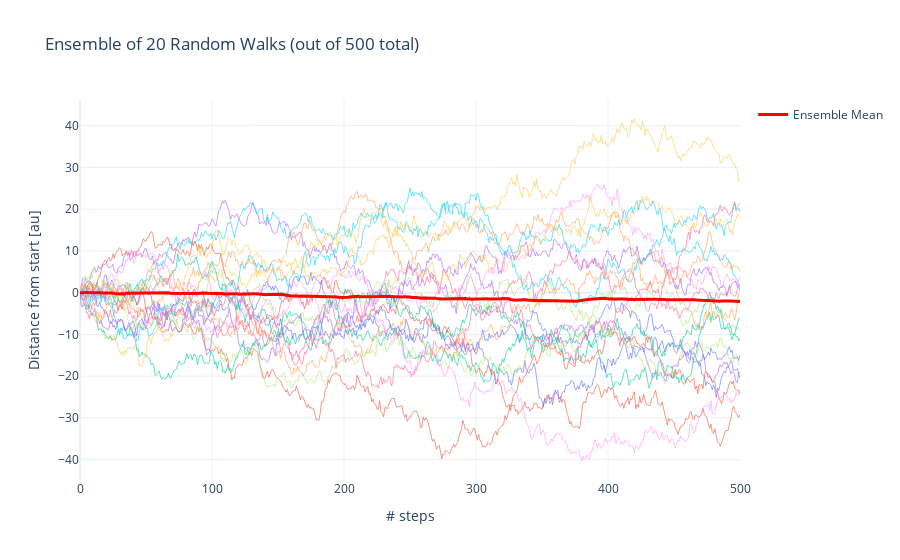

Notebook code for this chart:
### Code cell
# Example 2: Multiple random walks to show ensemble behavior
def simulate_ensemble(mu, sigma, num_steps, num_walkers):
    """
    Simulate an ensemble of random walkers.
    
    Parameters:
    -----------
    mu : float
        Mean of step distribution
    sigma : float
        Standard deviation of step distribution
    num_steps : int
        Number of steps each walker takes
    num_walkers : int
        Number of independent walkers
    
    Returns:
    --------
    trajectories : ndarray
        Array of shape (num_walkers, num_steps+1) with all trajectories
    """
    trajectories = np.zeros((num_walkers, num_steps + 1))
    
    for i in range(num_walkers):
        for j in range(num_steps):
            step = np.random.normal(mu, sigma)
            trajectories[i, j + 1] = trajectories[i, j] + step
    
    return trajectories

# Simulate ensemble
print("\n=== Example 2: Ensemble of Random Walkers ===")
num_walkers = 500
num_steps = 500
trajectories = simulate_ensemble(mu=0, sigma=1, num_steps=num_steps, num_walkers=num_walkers)

# Plot first 20 trajectories
fig = go.Figure()
t = np.arange(num_steps + 1)

for i in range(min(20, num_walkers)):
    fig.add_trace(go.Scatter(
        x=t,
        y=trajectories[i, :],
        mode='lines',
        line=dict(width=1),
        opacity=0.6,
        showlegend=False
    ))

# Add mean trajectory
mean_trajectory = np.mean(trajectories, axis=0)
fig.add_trace(go.Scatter(
    x=t,
    y=mean_trajectory,
    mode='lines',
    name='Ensemble Mean',
    line=dict(color='red', width=3)
))

fig.update_layout(
    title=f'Ensemble of {min(20, num_walkers)} Random Walks (out of {num_walkers} total)',
    xaxis_title='# steps',
    yaxis_title='Distance from start [au]',
    template='plotly_white',
    hovermode='x unified'
)

fig.show()

print(f"Mean final position: {np.mean(trajectories[:, -1]):.3f}")
print(f"Expected (theory): 0")

### Figure 1 — Plotly figure (JSON) as saved in the notebook; plotly's stock layout.template omitted (floating-point values rounded to 4 significant figures; data arrays with more than 128 entries replaced by an {"elided": "..."} marker saying what was removed)
{"data": [{"line": {"width": 1}, "mode": "lines", "opacity": 0.6, "showlegend": false, "type": "scatter", "x": {"elided": "501 int values"}, "y": {"elided": "501 float values"}}, {"line": {"width": 1}, "mode": "lines", "opacity": 0.6, "showlegend": false, "type": "scatter", "x": {"elided": "501 int values"}, "y": {"elided": "501 float values"}}, {"line": {"width": 1}, "mode": "lines", "opacity": 0.6, "showlegend": false, "type": "scatter", "x": {"elided": "501 int values"}, "y": {"elided": "501 float values"}}, {"line": {"width": 1}, "mode": "lines", "opacity": 0.6, "showlegend": false, "type": "scatter", "x": {"elided": "501 int values"}, "y": {"elided": "501 float values"}}, {"line": {"width": 1}, "mode": "lines", "opacity": 0.6, "showlegend": false, "type": "scatter", "x": {"elided": "501 int values"}, "y": {"elided": "501 float values"}}, {"line": {"width": 1}, "mode": "lines", "opacity": 0.6, "showlegend": false, "type": "scatter", "x": {"elided": "501 int values"}, "y": {"elided": "501 float values"}}, {"line": {"width": 1}, "mode": "lines", "opacity": 0.6, "showlegend": false, "type": "scatter", "x": {"elided": "501 int values"}, "y": {"elided": "501 float values"}}, {"line": {"width": 1}, "mode": "lines", "opacity": 0.6, "showlegend": false, "type": "scatter", "x": {"elided": "501 int values"}, "y": {"elided": "501 float values"}}, {"line": {"width": 1}, "mode": "lines", "opacity": 0.6, "showlegend": false, "type": "scatter", "x": {"elided": "501 int values"}, "y": {"elided": "501 float values"}}, {"line": {"width": 1}, "mode": "lines", "opacity": 0.6, "showlegend": false, "type": "scatter", "x": {"elided": "501 int values"}, "y": {"elided": "501 float values"}}, {"line": {"width": 1}, "mode": "lines", "opacity": 0.6, "showlegend": false, "type": "scatter", "x": {"elided": "501 int values"}, "y": {"elided": "501 float values"}}, {"line": {"width": 1}, "mode": "lines", "opacity": 0.6, "showlegend": false, "type": "scatter", "x": {"elided": "501 int values"}, "y": {"elided": "501 float values"}}, {"line": {"width": 1}, "mode": "lines", "opacity": 0.6, "showlegend": false, "type": "scatter", "x": {"elided": "501 int values"}, "y": {"elided": "501 float values"}}, {"line": {"width": 1}, "mode": "lines", "opacity": 0.6, "showlegend": false, "type": "scatter", "x": {"elided": "501 int values"}, "y": {"elided": "501 float values"}}, {"line": {"width": 1}, "mode": "lines", "opacity": 0.6, "showlegend": false, "type": "scatter", "x": {"elided": "501 int values"}, "y": {"elided": "501 float values"}}, {"line": {"width": 1}, "mode": "lines", "opacity": 0.6, "showlegend": false, "type": "scatter", "x": {"elided": "501 int values"}, "y": {"elided": "501 float values"}}, {"line": {"width": 1}, "mode": "lines", "opacity": 0.6, "showlegend": false, "type": "scatter", "x": {"elided": "501 int values"}, "y": {"elided": "501 float values"}}, {"line": {"width": 1}, "mode": "lines", "opacity": 0.6, "showlegend": false, "type": "scatter", "x": {"elided": "501 int values"}, "y": {"elided": "501 float values"}}, {"line": {"width": 1}, "mode": "lines", "opacity": 0.6, "showlegend": false, "type": "scatter", "x": {"elided": "501 int values"}, "y": {"elided": "501 float values"}}, {"line": {"width": 1}, "mode": "lines", "opacity": 0.6, "showlegend": false, "type": "scatter", "x": {"elided": "501 int values"}, "y": {"elided": "501 float values"}}, {"line": {"color": "red", "width": 3}, "mode": "lines", "name": "Ensemble Mean", "type": "scatter", "x": {"elided": "501 int values"}, "y": {"elided": "501 float values"}}], "layout": {"hovermode": "x unified", "title": {"text": "Ensemble of 20 Random Walks (out of 500 total)"}, "xaxis": {"title": {"text": "# steps"}}, "yaxis": {"title": {"text": "Distance from start [au]"}}}}
